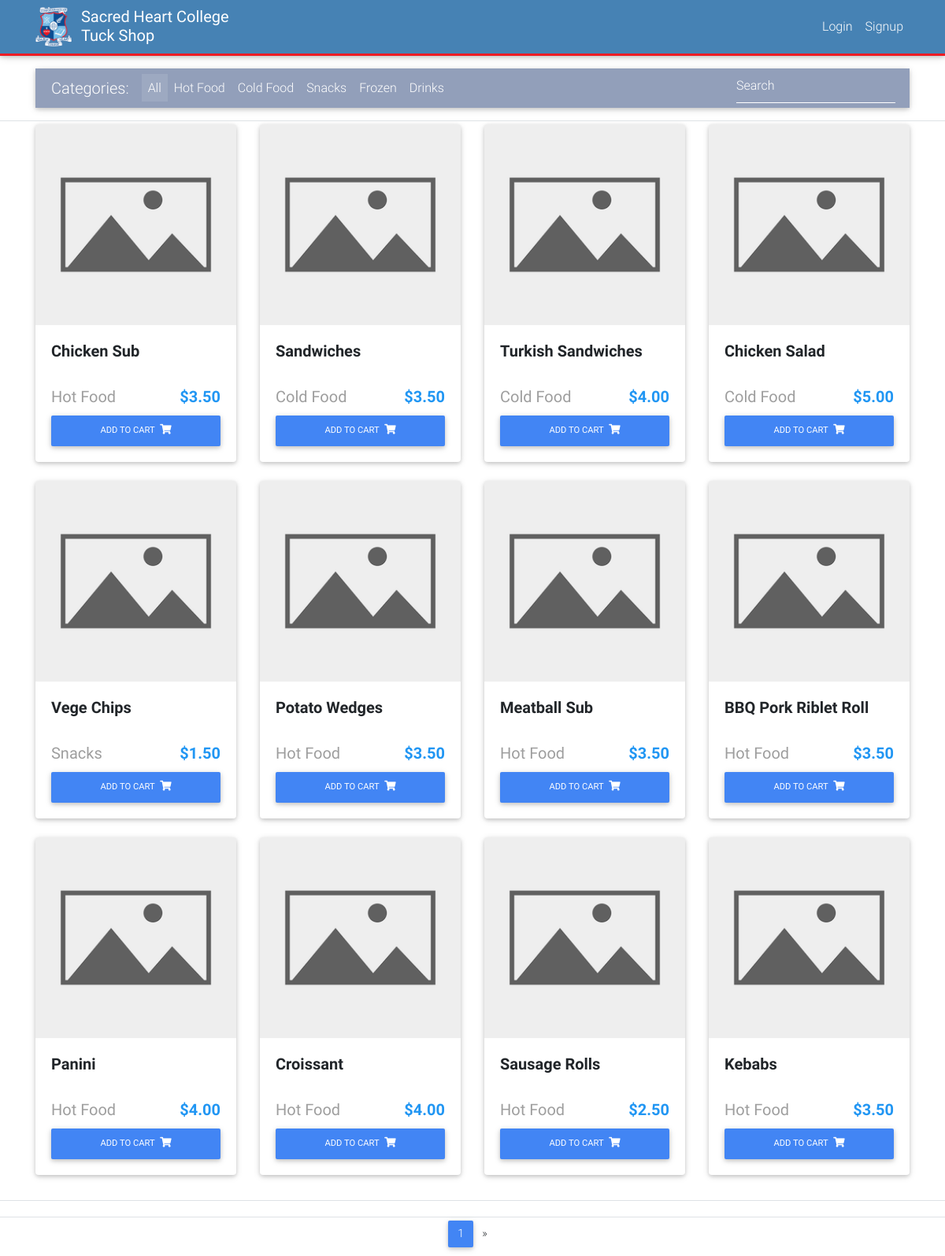
Screenshot of /all with the database file from the repository.
### core/models.py (models this page shows, shortened)
class Item(models.Model):
    class Meta:
        verbose_name = 'Item'
        verbose_name_plural = 'Menu'
    title = models.CharField(max_length=30)
    price = models.DecimalField(decimal_places=2, max_digits=4, blank=False, null=False)
    discount_price = models.DecimalField(decimal_places=2, blank=True, null=True, max_digits=4)
    category = models.CharField(choices=CATEGORY_CHOICES, max_length=2)
    slug = models.SlugField(default='', editable=False)
    description = models.TextField(blank=True, null=True)
    image = models.ImageField(upload_to='media/images/', default='media/images/no-image-available-icon-template-260nw'
                                                                 '-1036735678.jpg_xctPfVt.png')
    maximum_quantity = models.IntegerField(default=10)
    not_available = models.BooleanField(default=False)
    variations_exist = models.BooleanField(default=False, editable=False)
    def get_add_to_cart_url(self):
        return reverse("core:add-to-cart", kwargs={
            'slug': self.slug
        })

### core/views.py (the view)
# urls.py: path('all', HomeView.as_view(), name='all'),
class HomeView(ListView):
    model = Item
    paginate_by = 12
    template_name = "home.html"

### core/templatetags/custom_tags.py (called while the page is built)
@register.simple_tag
def is_active(request, url):
    if request.path in reverse(url):
        return "active"
    return ""

### templates/home.html (shortened to what this page needs)
{% extends "base.html" %}
{% block bodyclasses %}main-content main-div{% endblock %}
{% block content %}
  <main>
    <div>
          <div class="container">
            {% include "menubar.html" %}
          </div>
      <div class="border-top border-bottom">
        <div class="scroll-frame scroll wow fadeIn">
          <section class="text-center mb-1 container">
            <div class="row">
              {% for object in object_list %}
              <div class="col-lg-3 col-md-4 col-sm-6 mb-4">
                <div class="card h-100">
                  <div class="view overlay">
                    <img src="{{ object.image.url }}" class="card-img-top">
                  </div>
                  <div class="card-body align-items-center">
                    <div class="mb-1">
                      <h5 class="row" style="height:50px">
                        <strong class="text-break text-left col-sm">
                          {{ object.title }}
                        </strong>
                      </h5>
                      <div class="row text-nowrap no-gutters">
                        <div class="col-7">
                          <h5 class="grey-text text-nowrap text-left">
                            {{ object.get_category_display }}
                          </h5>
                        </div>
                        <div class="col-5">
                          <h5>
                            <strong class="font-weight-bold text-nowrap blue-text text-right float-right">
                              {% if object.discount_price %}
                              ${{ object.discount_price }}
                              {% else %}
                              ${{ object.price }}
                              {% endif %}
                            </strong>
                          </h5>
                        </div>
                      </div>
                    </div>
                    <strong>
                      {% if not object.not_available %}
                        {% if not object.variations_exist %}
                          <a href="{{ object.get_add_to_cart_url }}" class="btn btn-primary btn-md btn-block my-0 p waves-effect waves-light">Add to Cart
                            <i class="fas fa-shopping-cart ml-1"></i>
                          </a>
                        {% else %}
                          <button data-target="#OptionModal" class="btn btn-primary btn-md btn-block my-0 p waves-effect waves-light open-OptionModal" data-object="{{ object.title }}" data-slug="{{ object.slug }}">Select Option </button>
                        {% endif %}
                      {% else %}
                        <a class="btn btn-md btn-block" style="background-color:#cccccc">Not Available</a>
                      {% endif %}
                    </strong>
                  </div>
                </div>
              </div>
              {% endfor %}
            </div>
          </section>
        </div>
      </div>
    </div>
  </main>
  <footer>
      <nav class="d-flex align-items-center justify-content-center fadeIn fixed-bottom bg-white border-top" style="height:50px">
          {% if is_paginated %}
          <ul class="pagination pg-blue m-auto">
            <li class="page-item active">
              <a class="page-link" href="?page={{ page_obj.number }}">{{ page_obj.number }}
              </a>
            </li>
            {% if page_obj.has_next %}
            <li class="page-item">
              <a class="page-link" href="?page={{ page_obj.next_page_number }}" aria-label="Next">
                <span aria-hidden="true">&raquo;</span>
              </a>
            </li>
            {% endif %}
          </ul>
          {% endif %}
      </nav>
    </footer>
{% endblock content %}

### static_in_env/css/custom.css (style rules this page uses)
html, body { margin: 0; height: 100%; min-height: 100%; }
.main-content { overflow:hidden; position:fixed !important; right:0; left:0; z-index:1000 }
div.scroll-frame { margin:4px, 4px; padding:4px; width: 100%; height: calc(100vh - 225px); }
div.scroll { overflow-y: scroll; -webkit-overflow-scrolling: touch; flex: auto; text-align:justify; }

### templates/base.html (style rules this page uses)
html, body, header, .carousel { height: 60vh; }

### rows the page displays
Item: image (placeholder picture), title "Chicken Sub", category "Hot Food", price "3.50"
Item: image (placeholder picture), title "Sandwiches", category "Cold Food", price "3.50"
Item: image (placeholder picture), title "Turkish Sandwiches", category "Cold Food", price "4.00"
Item: image (placeholder picture), title "Chicken Salad", category "Cold Food", price "5.00"
Item: image (placeholder picture), title "Vege Chips", category "Snacks", price "1.50"
Item: image (placeholder picture), title "Potato Wedges", category "Hot Food", price "3.50"
Item: image (placeholder picture), title "Meatball Sub", category "Hot Food", price "3.50"
Item: image (placeholder picture), title "BBQ Pork Riblet Roll", category "Hot Food", price "3.50"
Item: image (placeholder picture), title "Panini", category "Hot Food", price "4.00"
Item: image (placeholder picture), title "Croissant", category "Hot Food", price "4.00"
Item: image (placeholder picture), title "Sausage Rolls", category "Hot Food", price "2.50"
Item: image (placeholder picture), title "Kebabs", category "Hot Food", price "3.50"

### other values shown
{{ page_obj.number }} "1"
